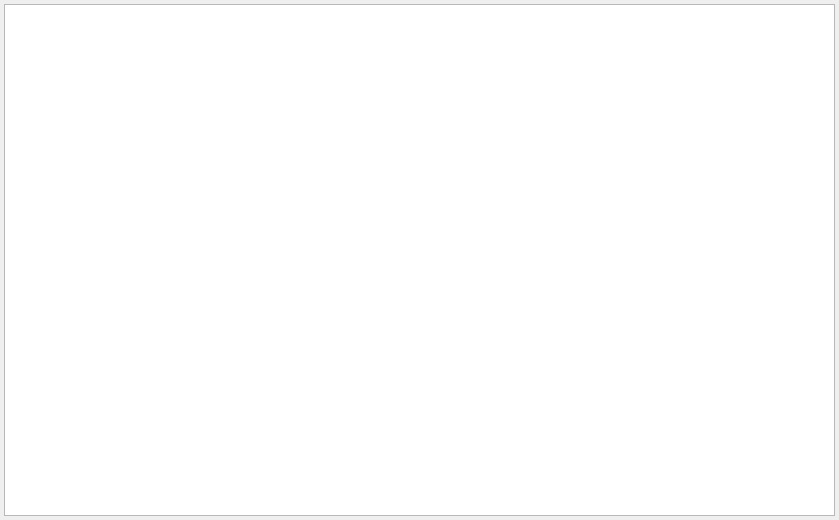
<?xml version="1.0" encoding="UTF-8"?>
<ui version="4.0">
 <class>MapWidget</class>
 <widget class="QWidget" name="MapWidget">
  <property name="geometry">
   <rect>
    <x>0</x>
    <y>0</y>
    <width>839</width>
    <height>520</height>
   </rect>
  </property>
  <property name="windowTitle">
   <string>Maps</string>
  </property>
  <layout class="QHBoxLayout" name="mainLayout_">
   <property name="leftMargin">
    <number>4</number>
   </property>
   <property name="topMargin">
    <number>4</number>
   </property>
   <property name="rightMargin">
    <number>4</number>
   </property>
   <property name="bottomMargin">
    <number>4</number>
   </property>
   <item>
    <widget class="QTableView" name="tableView_"/>
   </item>
  </layout>
 </widget>
 <resources/>
 <connections/>
</ui>
